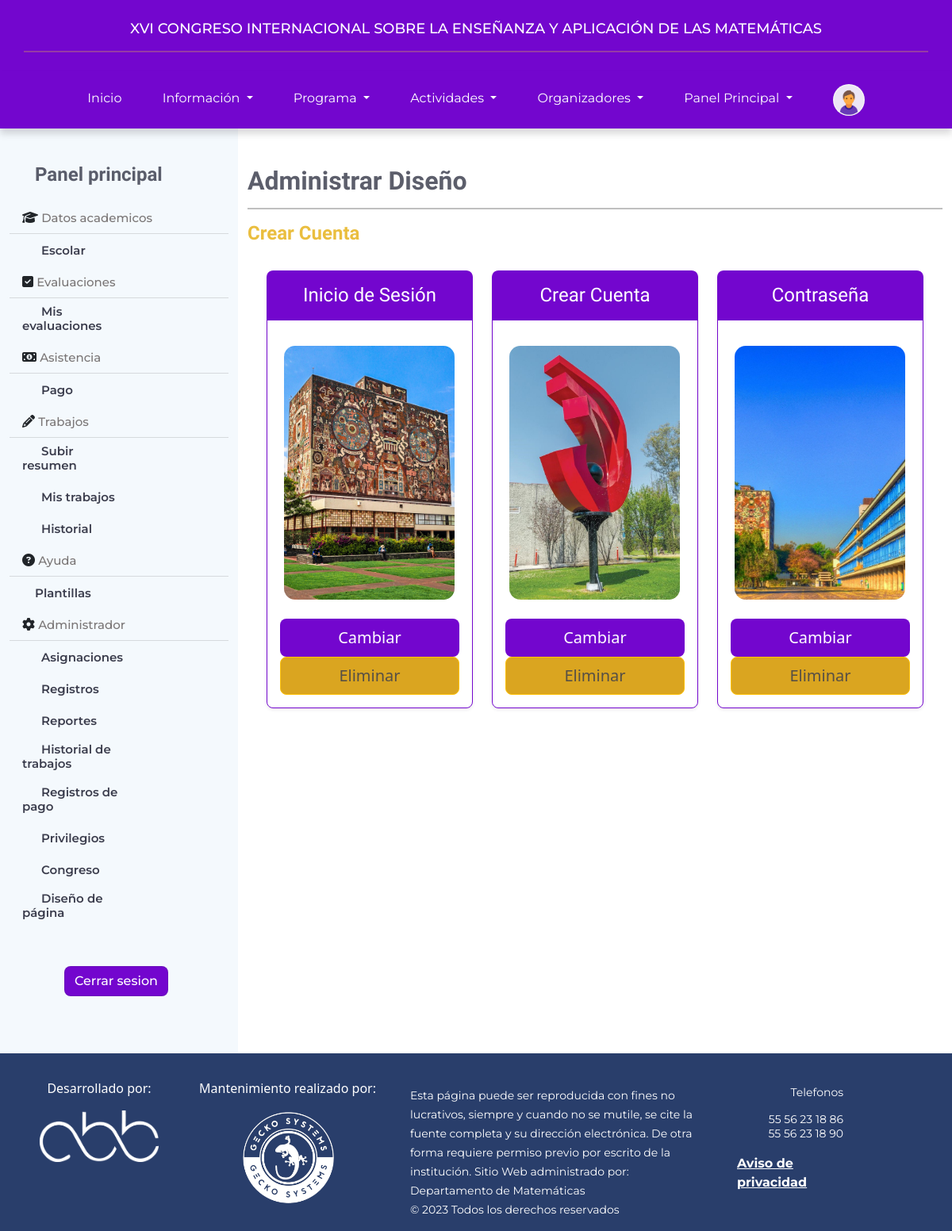
/components/modificarCrearCuenta/modificarCrearCuenta.php (signed in), run on an earlier commit of the app's database.
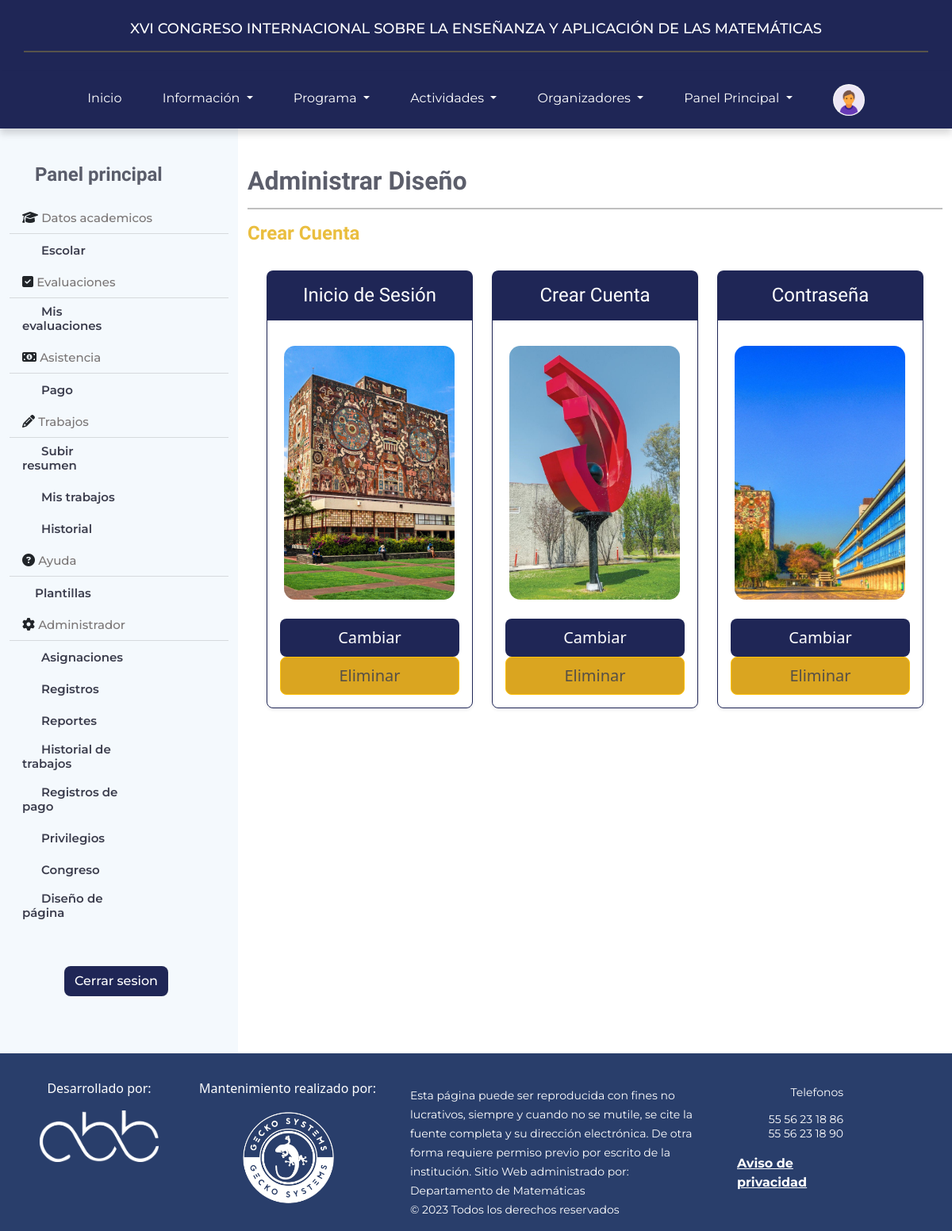
And on a later commit of the database.
### public_html/modelo/privilegiosUsuario.php (called while the page is built, shortened)
<?php
require "conexion.php";
$privilegios = array();
$cont=0;
if(!empty($_SESSION['privilegios'])){
    $privilegios=$_SESSION['privilegios'];
}else{
    $consPrivilegios="SELECT * FROM funcion_usuario WHERE id_usuario='$_SESSION[id]'";
    $resPrivilegios = mysqli_query($conexion,$consPrivilegios);
    while($row=mysqli_fetch_array($resPrivilegios)){
        $privilegios[$cont]= $row['id_funcion'];
        $cont++;
    }
}
?>

### public_html/components/modificarCrearCuenta/modificarCrearCuenta.php (the view, shortened to what the changed rows need)
<?php
require_once "../../modelo/conexion.php";
require_once "../../modelo/privilegiosUsuario.php";
$estadoPrivilegio = [];
$cont2 = 0;
$consPrivilegiosEstado = "SELECT * FROM funcion_usuario WHERE id_usuario = ?";
$stmt = mysqli_prepare($conexion, $consPrivilegiosEstado);
mysqli_stmt_bind_param($stmt, "i", $_SESSION["id"]);
mysqli_stmt_execute($stmt);
$resPrivilegiosEstado = mysqli_stmt_get_result($stmt);
while ($row2 = mysqli_fetch_array($resPrivilegiosEstado)) {
    $estadoPrivilegio[$cont2] = $row2['estado_funcion'];
    $cont2++;
}
foreach (array_combine($privilegios, $estadoPrivilegio) as $valor => $estado) {
    if ($valor == 44 && $estado == 'ON') {
        ?>
        <!DOCTYPE html>
        <html lang="en">
        <head>
            <link href="https://cdn.jsdelivr.net/npm/bootstrap@5.2.2/dist/css/bootstrap.min.css" rel="stylesheet"
>
            <link rel="stylesheet" href="../../styles.css">
            <link rel="stylesheet" href="../../Layouts/CrearCongreso/crearCongreso.css">
            <link rel="stylesheet" href="https://cdnjs.cloudflare.com/ajax/libs/font-awesome/6.4.0/css/all.min.css"
>
        </head>
        <body>
            <div class="container-fluid">
                <div class="row">
                    <div class="col-xl-9 col-lg-9 col-md-11 col-sm-12">
                        <div class="mt-5 mb-3">
                            <h2 class="mt-5 mb-3">Administrar Diseño</h2>
                        </div>
                    </div>
                </div>
            </div>
        </body>
        </html>
    <?php }
}
?>

What changed in the data, as far as the page shows it:
changed recursos_pagprin "XVI CONGRESO INTERNACIONAL SOBRE LA ENSEÑANZA Y APLICACIÓN DE LAS MATEMÁTICAS": color_congreso "#7306ce" → "#1f2656" (drawn)
